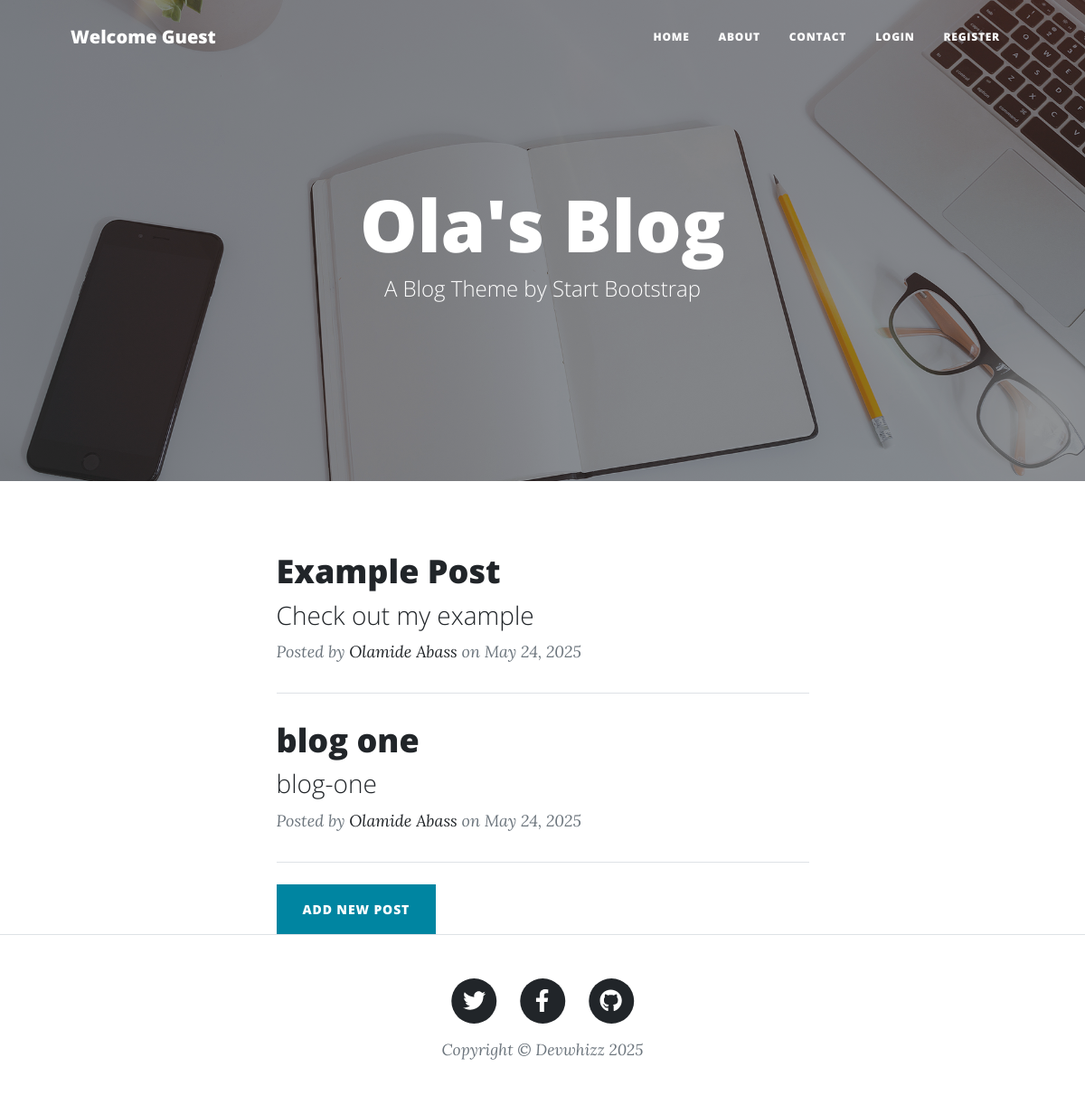
The page / on the database its author committed.
### main.py (models this page shows)
class BlogPost(db.Model):
    id = db.Column(db.Integer, primary_key=True)
    poster_id = db.Column(db.Integer, db.ForeignKey('users.id'))
    title = db.Column(db.String(200), nullable=False)
    subtitle = db.Column(db.String(255), nullable=False)
    img_url = db.Column(db.String(200))
    date = db.Column(db.String(200), nullable=False)
    body = db.Column(db.String(100), nullable=False)
    comments = db.relationship('Comments', backref='blog_post')

class Users(UserMixin, db.Model):
    id = db.Column(db.Integer, primary_key=True)
    name = db.Column(db.String(200), nullable=False)
    email = db.Column(db.String(100), nullable=False, unique=True)
    password = db.Column(db.String(128))
    posts = db.relationship('BlogPost', backref='poster')
    comments = db.relationship('Comments', backref='comment_author')

### main.py (the view)
@app.route('/')
def home():
    posts = db.session.execute(db.select(BlogPost).order_by(BlogPost.title)).scalars()
    return render_template("index.html", posts=posts)

### templates/index.html (shortened to what this page needs)
{% include 'header.html' %}
        <header class="masthead" style="background-image: url('../static/assets/img/home-bg.jpg')">
            <div class="container position-relative px-4 px-lg-5">
                <div class="row gx-4 gx-lg-5 justify-content-center">
                    <div class="col-md-10 col-lg-8 col-xl-7">
                        <div class="site-heading">
                            <h1>Ola's Blog</h1>
                            <span class="subheading">A Blog Theme by Start Bootstrap</span>
                        </div>
                    </div>
                </div>
            </div>
        </header>
        <div class="container px-4 px-lg-5">
            <div class="row gx-4 gx-lg-5 justify-content-center">
                <div class="col-md-10 col-lg-8 col-xl-7">
                    {% for post in posts %}
                        <div class="post-preview">
                            <a href="{{ url_for('single_post', id=post.id) }}">
                                <h2 class="post-title">{{ post.title }}</h2>
                                <h3 class="post-subtitle">{{ post.subtitle }}</h3>
                            </a>
                            <p class="post-meta">
                                Posted by
                                <a href="#!">{{ post.poster.name }}</a>
                                on {{post.date}}
                            </p>
                        </div>
                        <hr class="my-4" />
                    {% endfor %}
                    <a href="{{ url_for('create_post') }}" class="btn btn-primary text-uppercase">Add New Post</a>
                </div>
            </div>
        </div>
{% include 'footer.html' %}

### rows shown on the page
BlogPost: title "Example Post", subtitle "Check out my example", poster.name "Olamide Abass", date "May 24, 2025"
BlogPost: title "blog one", subtitle "blog-one", poster.name "Olamide Abass", date "May 24, 2025"
